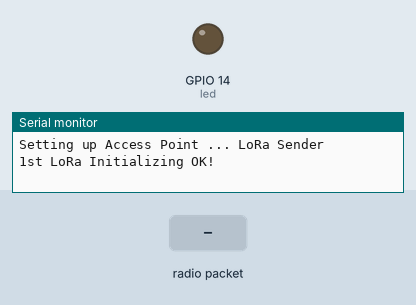
The sketch below on a simulated ESP32. Parts: output pins drawn as LEDs (lit = HIGH), the last lines printed to the serial monitor. Dashed ring = blinking. Inputs (shaded band) come from the test bench. No radio packets arrive unless stated.

Above: at 0.8 s.
0.9 s: radio packet "2hi" arrives
At 2.6 s:
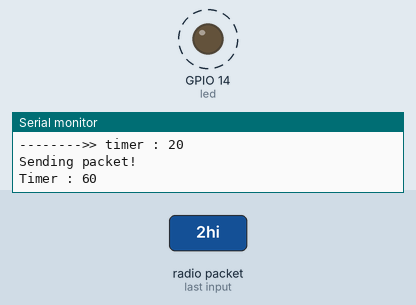
Timing chart, 0 to 9.9 s (numbered marks = the images above; inputs shaded):
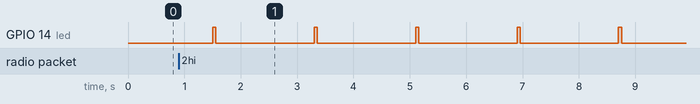

The sketch:

LoRaSenderv2_node3.ino
```cpp
#include <LoRa.h>
#include <SPI.h>
#include <WiFi.h>
#include <Wire.h>

#define led 14
#define ss 5
#define rst 4
#define dio0 2

bool start = false;
int sample_count = 10;
long timer = 0;

void setup()
{
  Serial.begin(115200);
  while (!Serial);

  Serial.print("Setting up Access Point ... ");

  pinMode(led,OUTPUT);
  digitalWrite(led, LOW);

  Serial.println("LoRa Sender");
  LoRa.setPins(ss, rst, dio0);    //setup LoRa transceiver module

  while (!LoRa.begin(434E6))     //433E6 - Asia, 866E6 - Europe, 915E6 - North America
  {
    Serial.println(".");
    delay(500);
  }
  LoRa.setSyncWord(0xA5);
  Serial.println("1st LoRa Initializing OK!");

  while(start != true){
    // try to parse packet
    int packetSize = LoRa.parsePacket();
    if (packetSize) {
      // received a packet
      Serial.print("Received packet '");
      String msg = "";
      // read packet
      while (LoRa.available()) {
        msg += (char)LoRa.read();
      }
      Serial.println(msg);
      // print RSSI of packet
      Serial.print("' with RSSI ");
      Serial.println(LoRa.packetRssi());
      if(msg == "2hi") start = true;
    }
  }
  timer = millis();
  Serial.println("LoRa Sender");
  LoRa.setPins(ss, rst, dio0);    //setup LoRa transceiver module

  while (!LoRa.begin(435E6))     //433E6 - Asia, 866E6 - Europe, 915E6 - North America
  {
    Serial.println(".");
    delay(500);
  }
  LoRa.setSyncWord(0xA5);
  Serial.println("2nd LoRa Initializing OK!");
  timer = millis() - timer;
  Serial.println("-------->> timer : " +String(timer));
  delay(600-timer);

}

void loop()
{
  digitalWrite(led, HIGH);
  Serial.println("Sending packet!");
  timer = millis();
  // for(int i = 0; i < sample_count; i++){

  //   delay(20);
  // }
  LoRa.beginPacket();   //Send LoRa packet to receiver
  LoRa.print("3hi");
  LoRa.endPacket();
  digitalWrite(led, LOW);
  timer = millis() - timer;
  Serial.println("Timer : "+String(timer));

  delay(1740);
}
```

Measured:
- after the input at 0.9 s, GPIO 14 (led): alternates HIGH for 0.06 s and LOW for 1.7 s, starting after 0.60 s
